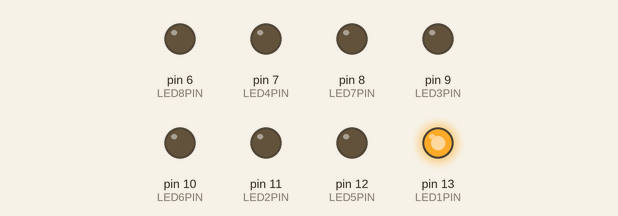
Recording of a sketch running on a simulated Arduino Uno, built with avr-gcc and run on an emulated ATmega328P. On the bench: output pins drawn as LEDs (lit = HIGH).

Above: at 0.05 s.
At 0.35 s:
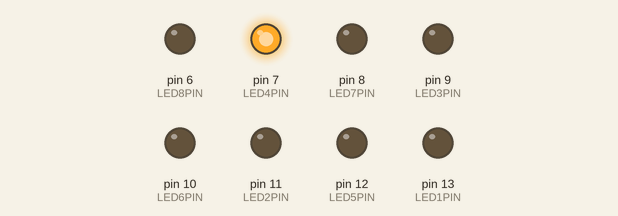
At 0.75 s:
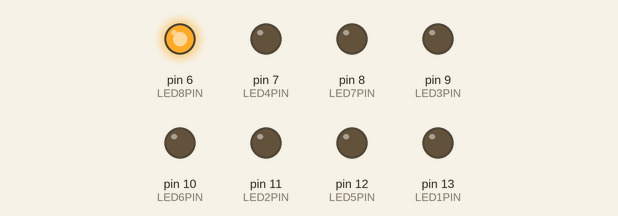
At 1.45 s:
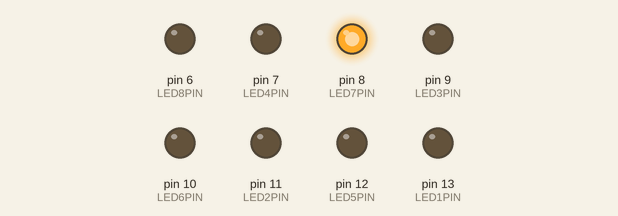
At 2.15 s:
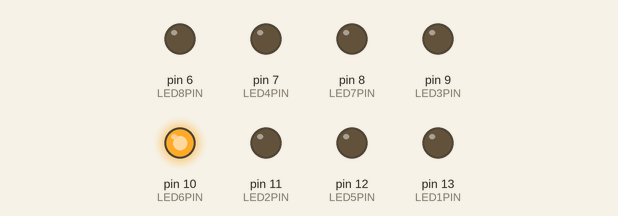
At 2.85 s:
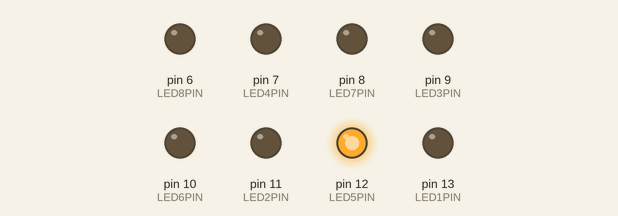
Timing chart, 0 to 3.1 s (numbered marks = the images above):
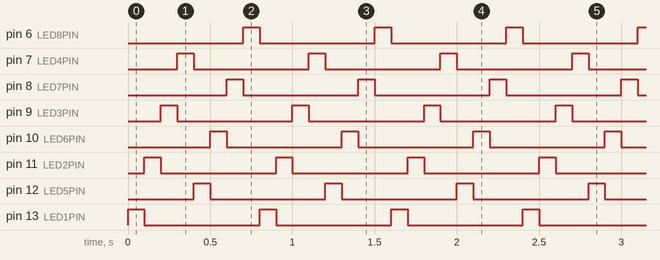

The sketch:

Basics2.ino
```cpp
// Define some symbols to use in place of the actual
// pin numbers (this makes our program easier to read)
#define LED1PIN  13
#define LED2PIN  11
#define LED3PIN  9
#define LED4PIN  7
#define LED5PIN  12
#define LED6PIN  10
#define LED7PIN  8
#define LED8PIN  6

void setup()
{
  // set all the pins connected to the LEDs to work
  // as digital outputs
  pinMode(LED1PIN, OUTPUT);
  pinMode(LED2PIN, OUTPUT);
  pinMode(LED3PIN, OUTPUT);
  pinMode(LED4PIN, OUTPUT);
  pinMode(LED5PIN, OUTPUT);
  pinMode(LED6PIN, OUTPUT);
  pinMode(LED7PIN, OUTPUT);
  pinMode(LED8PIN, OUTPUT);
}

void loop()
{
  // first led on for 0.1 seconds
  digitalWrite(LED1PIN, HIGH);
  delay(100);
  digitalWrite(LED1PIN, LOW);

  // led #2 on for 0.1 seconds
  digitalWrite(LED2PIN, HIGH);
  delay(100);
  digitalWrite(LED2PIN, LOW);

  // led #3 on for 0.1 seconds
  digitalWrite(LED3PIN, HIGH);
  delay(100);
  digitalWrite(LED3PIN, LOW);

  // led #4 on for 0.1 seconds
  digitalWrite(LED4PIN, HIGH);
  delay(100);
  digitalWrite(LED4PIN, LOW);

  // led #5 on for 0.1 seconds
  digitalWrite(LED5PIN, HIGH);
  delay(100);
  digitalWrite(LED5PIN, LOW);

  // led #6 on for 0.1 seconds
  digitalWrite(LED6PIN, HIGH);
  delay(100);
  digitalWrite(LED6PIN, LOW);

  // led #7 on for 0.1 seconds
  digitalWrite(LED7PIN, HIGH);
  delay(100);
  digitalWrite(LED7PIN, LOW);

  // led #8 on for 0.1 seconds
  digitalWrite(LED8PIN, HIGH);
  delay(100);
  digitalWrite(LED8PIN, LOW);
}
```

Measured:
- by itself, pin 6 (LED8PIN), pin 7 (LED4PIN), pin 8 (LED7PIN), pin 9 (LED3PIN), pin 10 (LED6PIN), pin 11 (LED2PIN), pin 12 (LED5PIN), pin 13 (LED1PIN): alternates HIGH for 0.10 s and LOW for 0.70 s
- by itself, everything shown: repeats every 0.80 s, in 8 steps
